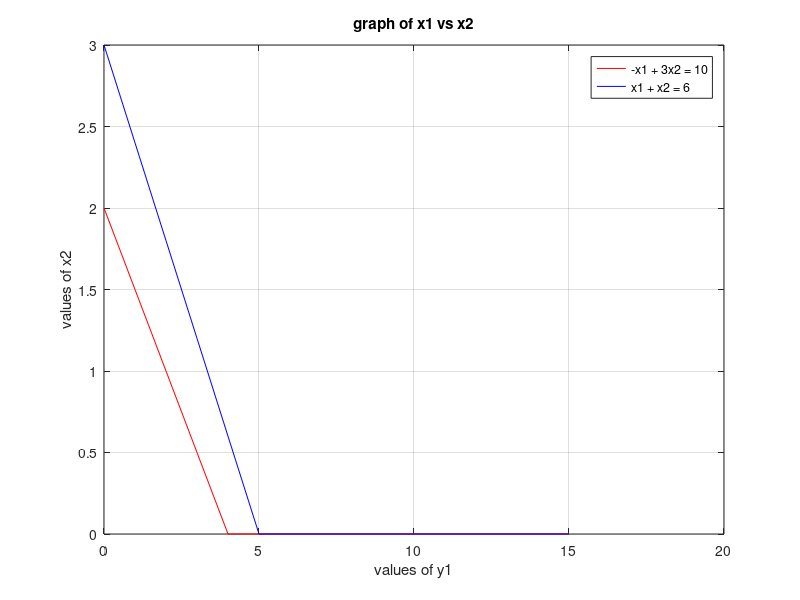

Write MATLAB code to recreate this figure. (Note: this script raises an error after producing the figure.)
%graphical method
%how to plot lines in matlab
% -x1 + 3x2 = 10
% x1 + x2 = 6
% x1 - x2 = 2
clc
clear all
format short 
%phase-1 : input parameters 
A = [2 4; 3 5];
B = [8; 15];

%phase-2 : to plot the lines on the graph
y1 = 0:max(B);
x11 = (B(1) - A(1,1).*y1 )./A(1,2);
x21 = (B(2) - A(2,1).*y1 )./A(2,2);
%  x31 = (B(3) - A(3,1).*y1 )./A(3,2);
%to ignore negative portion
x11 = max(0,x11);
x21 = max(0,x21);
% x31 = max(0,x31);

plot(y1,x11,'r',y1,x21,'b')
title('graph of x1 vs x2')
xlabel('values of y1')
ylabel('values of x2')
legend('-x1 + 3x2 = 10','x1 + x2 = 6','x1 - x2 = 2')
grid on

%phase-3 : to find the corner points with axes
cx1 = find(y1==0);
c1 = find(x11==0);
line1 = [y1(:,[c1,cx1]);x11(:,[c1,cx1])]'     % ' for transpose
c2 = find(x21==0);
line2 = [y1(:,[c2,cx1]);x21(:,[c2,cx1])]'
% c3 = find(x31==0);
% line3 = [y1(:,[c3,cx1]);x31(:,[c3,cx1])]'

corpt = unique([line1;line2],'rows')         %set of corner pts

%phase-4 : to find the points of intersection of all the lines
pt = [0;0]
for i=1:size(A,1)
    A1 = A(i,:);
    B1 = B(i,:);
    for j=i+1:size(A,1)
        A2 = A(j,:);
        B2 = B(j,:);
        A4 = [A1;A2];
        B4 = [B1;B2];
        
        x = A4\B4;
        pt = [pt,x];
    end
end
ptt = pt'
% points = [0,0; 0,3.3333; 0,6; 1,0; 2,0; 2,4; 4,2; 6,0; 7,0; 8,0; 8,6; 9,0; 10,0]

% phase-5 : write all corner pts
allpt = [ptt;corpt];
points = unique(allpt,'rows');

% phase-6 : to check the feasibility
PT = constraint(points);
P = unique(PT,'rows')
%phase-7 :  to find objective func
C = [1 5];
for i=1:size(P,1)
    fn(i,:) = sum(P(i,:).*C);
end
ver_fns = [P fn];

% phase-8 : to find the optimal soln
[optval optposition] = max(fn);
optval = ver_fns(optposition,:);
OPTIMAL_BFS = array2table([10 -3 24])
OPTIMAL_BFS.Properties.VariableNames(1:size(optval,2)) = {'x1','x2','z'}